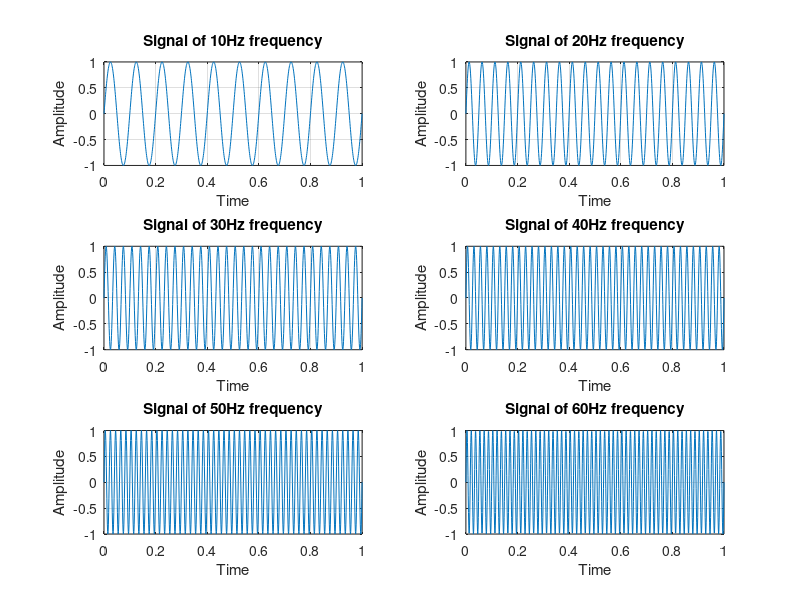
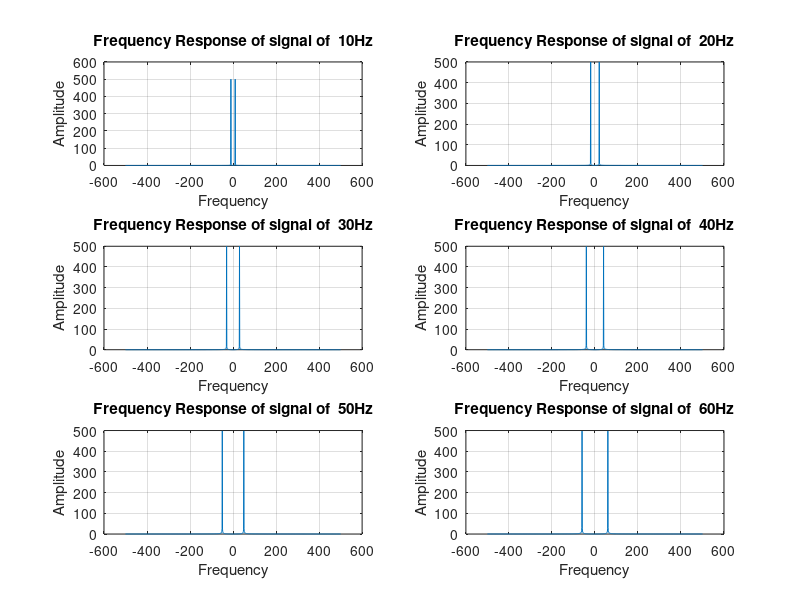

Write the MATLAB code that produced these figures, in order.
t=0:0.001:1;
f=10;
figure(1);
for i = 1:6    
    y = sin(2*pi*f*i*t);
    subplot(3,2,i);
    plot(t,y)
    title_str =  ['Signal of ',num2str(i*10),'Hz frequency'];
    title(title_str);
    xlabel('Time');
    ylabel('Amplitude');
    grid on;
    hold on
end
figure(2);
w=-(length(y)-1)/2:(length(y) -1)/2;

for j = 1:6    
    y = sin(2*pi*f*j*t);
    x_f = fft(y, length(w));
    x_fshift = fftshift(x_f);
    subplot(3,2,j);
    plot(w,abs(x_fshift))    
    title_str =  ['Frequency Response of signal of ',' ',num2str(j*10),'Hz'];
    title(title_str);
    xlabel('Frequency');
    ylabel('Amplitude');
    grid on;
    hold on
end
